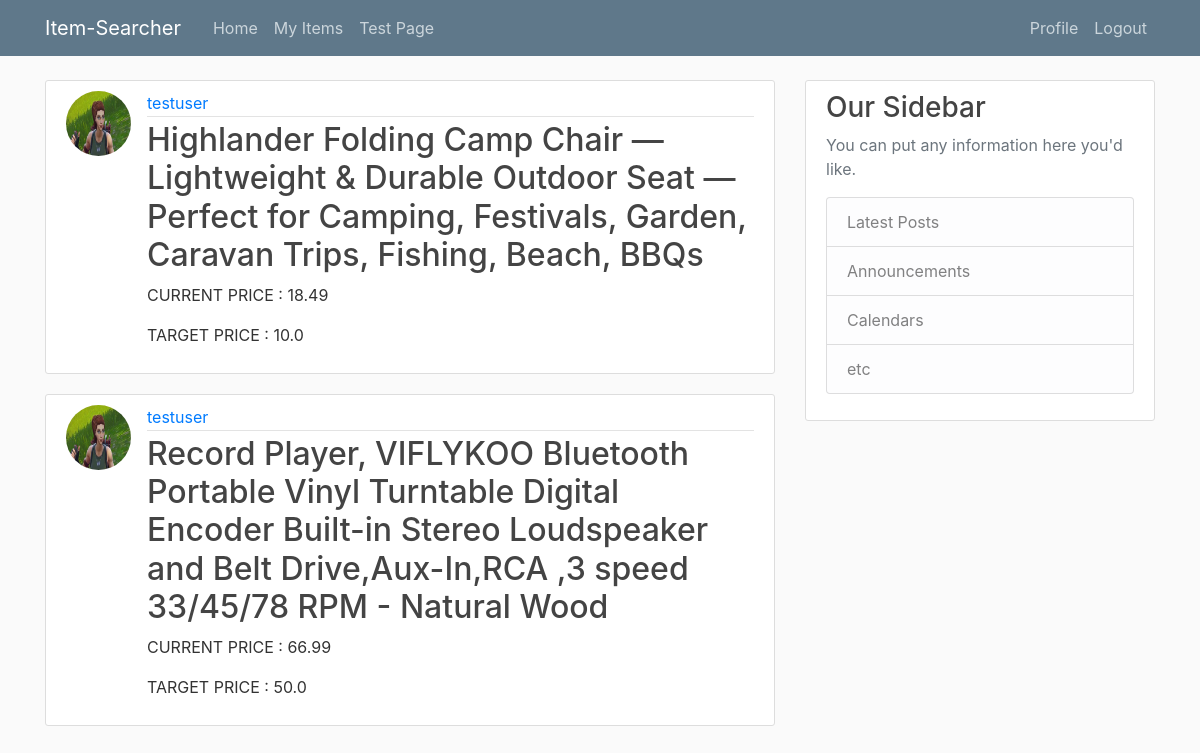
/list/ (signed in), run on the app's committed database.
### item_searcher/models.py (models this page shows, shortened)
class TrackingDetails(models.Model):
    target_price = models.FloatField()
    item = models.ForeignKey(Item, on_delete=models.CASCADE)
    user = models.ForeignKey(User, on_delete=models.CASCADE)

class Item(models.Model):
    name = models.CharField(max_length=100)
    current_price = models.FloatField()
    url = models.CharField(max_length=100, default='')

### users/models.py (models this page shows, shortened)
class Profile(models.Model):
    user = models.OneToOneField(User,on_delete=models.CASCADE) #One to one relationship with user model
    image = models.ImageField(default='default.jpg', upload_to='profile_pics')

### item_searcher/views.py (the view)
# urls.py: path('list/', views.ItemListView.as_view(), name='item_searcher_list'),
class ItemListView(ListView):
    model = TrackingDetails
    context_object_name = 'tracking_details'
    template_name = 'item_searcher/list.html'
    def get_context_data(self, *, object_list=None, **kwargs):
        context = super().get_context_data(**kwargs)
        context['user_items'] = TrackingDetails.objects.all().filter(user=self.request.user)
        return context

### item_searcher/templates/item_searcher/list.html
{% extends "item_searcher/base.html" %}
{% block content %}
{% for item in user_items %}
        <article class="media content-section">
            <img class="rounded-circle article-img" src="{{ item.user.profile.image.url }}">
            <div class="media-body">
                <div class="article-metadata">
                    <a class="mr-2" href="#">{{ item.user }}</a>
                </div>
                <h2><a class="article-title" href="{% url 'item_searcher_detail' item.id %}">{{ item.item.name }}</a></h2>
                <p>CURRENT PRICE : {{ item.item.current_price }}</p>
                <p>TARGET PRICE : {{ item.target_price }}</p>
            </div>
        </article>
{% endfor %}
{% endblock content %}

### item_searcher/static/item_searcher/main.css (style rules this page uses)
body { background: #fafafa; color: #333333; margin-top: 5rem; }
h1, h2, h3, h4, h5, h6 { color: #444444; }
.content-section { background: #ffffff; padding: 10px 20px; border: 1px solid #dddddd; border-radius: 3px; margin-bottom: 20px; }
.article-title { color: #444444; }
.article-img { height: 65px; width: 65px; margin-right: 16px; }
.article-metadata { padding-bottom: 1px; margin-bottom: 4px; border-bottom: 1px solid #e3e3e3 }

### data on the page
TrackingDetails: user.profile.image (placeholder picture), user "testuser", item.name "Highlander Folding Camp Chair ― Lightweight & Durable Outdoor Seat ― Perfect for Camping, Festivals, Garden, Caravan Trips, Fishing, Beach, BBQs", item.current_price "18.49", target_price "10.0"
TrackingDetails: user.profile.image (placeholder picture), user "testuser", item.name "Record Player, VIFLYKOO Bluetooth Portable Vinyl Turntable Digital Encoder Built-in Stereo Loudspeaker and Belt Drive,Aux-In,RCA ,3 speed 33/45/78 RPM - Natural Wood", item.current_price "66.99", target_price "50.0"
